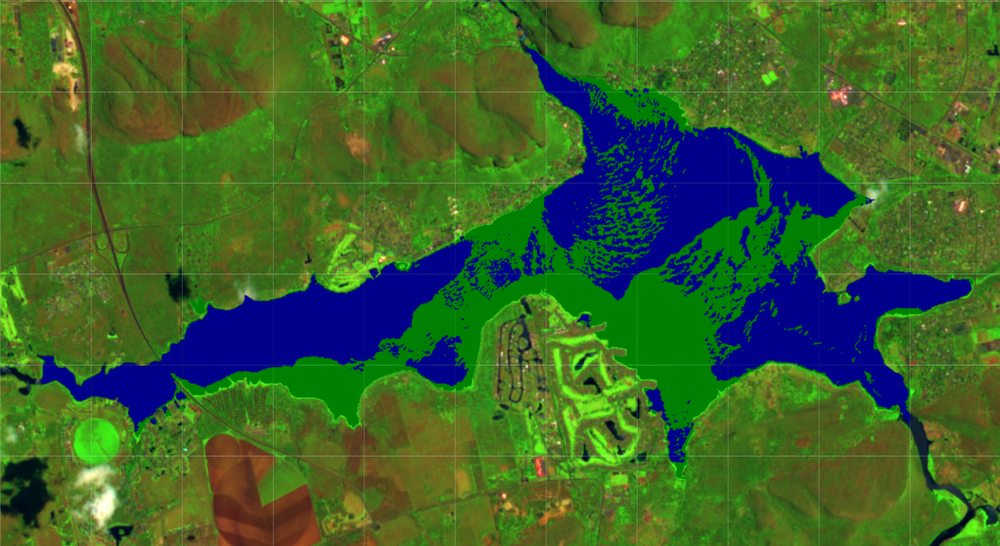
#> input picture Backend Code/test_images/20230104_Sentinel2_Hartbeespoort.png, 1000 x 546 px, shrunk from 1407 x 768 before the run; its folder holds only this picture in this run
$ python -i preprocessing_image.py   (imports and definitions only)
#> lines starting #> are read from the running program, lines starting #| are printed output that depends on the picture; after the words box and inside, x2 and y2 are one past the last pixel; in counts of white or black regions, pixels touching at a corner belong together
import cv2
import glob
import datetime
import numpy as np
import pandas as pd

from cv2.typing import MatLike
from typing import Sequence

DEBUG: bool = False
KERNEL_SIZE: int = 3
EROSION_DILATION_ITR: int = 1
LARGEST_BLOBS_TRACKED: int = 3


# [16 lines left out: function get_all_images_in_folder, not called in this run]


def convert_image_to_dataframe_row(image_path: str) -> pd.DataFrame:
    # Read the image from the file
    image: MatLike = cv2.imread(image_path)
#> image is the input picture: shape (546, 1000, 3); mean B, G, R 43.2, 98.5, 59.4

    if DEBUG:  # Display the image
        cv2.imshow(f"{image_path} - Full Res", image)
        cv2.waitKey(0)

    # Blurring the image to try reduce noise
    smoothed_image: MatLike = cv2.GaussianBlur(image, (KERNEL_SIZE, KERNEL_SIZE), 0)

    if DEBUG:
        cv2.imshow(f"{image_path} - Smoothed", smoothed_image)
        cv2.waitKey(0)

    # Detecting and green of the lake
    # Perfect green and blue have a hue of 120 and 240 respectively
    # OpenCV HSV maximum hue value is 360/2, so perfects are 60 and 120 respectively
    # https://docs.opencv.org/4.x/da/d97/tutorial_threshold_inRange.html
    hsv_image: MatLike = cv2.cvtColor(smoothed_image, cv2.COLOR_BGR2HSV)
#> hsv_image: shape (546, 1000, 3); mean H, S, V 54.5, 199.7, 117.2

    # Threshold values were obtained emperically
    # These thresholds are ideal for the Sentinel2 optical image
    lower_green: np.ndarray = np.array([55, 50, 112])  # Value is set to around 50%, because the BGR value of the green surface is 0, 128, 0
    upper_green: np.ndarray = np.array([65, 255, 144])  # With a max value of 256, 128 is exactly this 50%

    # [7 lines of commented-out code are left out]

    mask_green: MatLike = cv2.inRange(hsv_image, lower_green, upper_green)
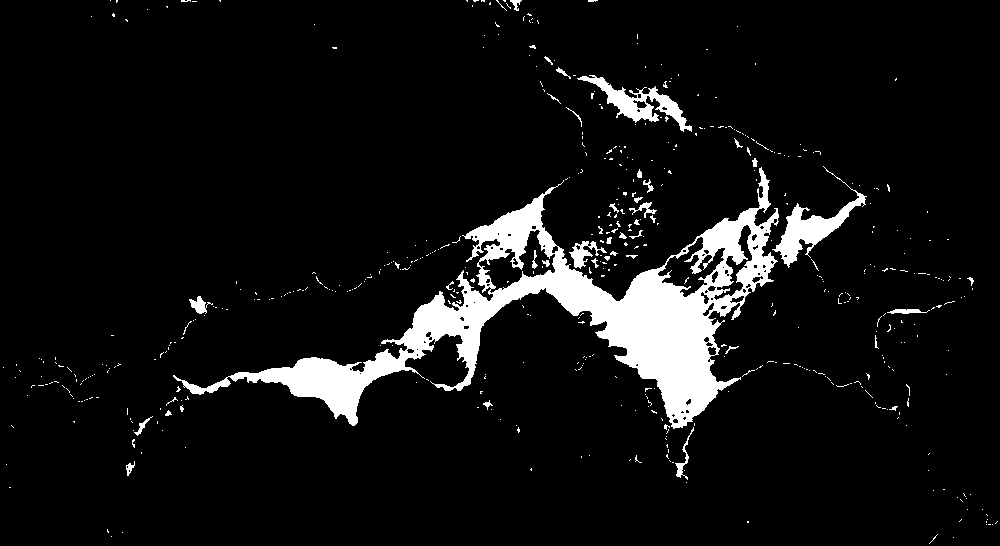
#> mask_green: shape (546, 1000); 7.3% white; 524 white regions (483 under 20 px), largest, box (x1, y1, x2, y2) and area: (173, 167, 779, 429) 31962, (772, 166, 867, 268) 2096, (577, 75, 692, 132) 1771

    if DEBUG:
        cv2.imshow(f"{image_path} - Green Mask", mask_green)
        cv2.waitKey(0)

    # Eroding and dilating the image to clear noise
    kernel: np.ndarray = np.ones((KERNEL_SIZE, KERNEL_SIZE), np.uint8)
    noise_cleared_image: MatLike = cv2.dilate(
        cv2.erode(
            mask_green,
            kernel,
            iterations=EROSION_DILATION_ITR),
        kernel,
        iterations=EROSION_DILATION_ITR)
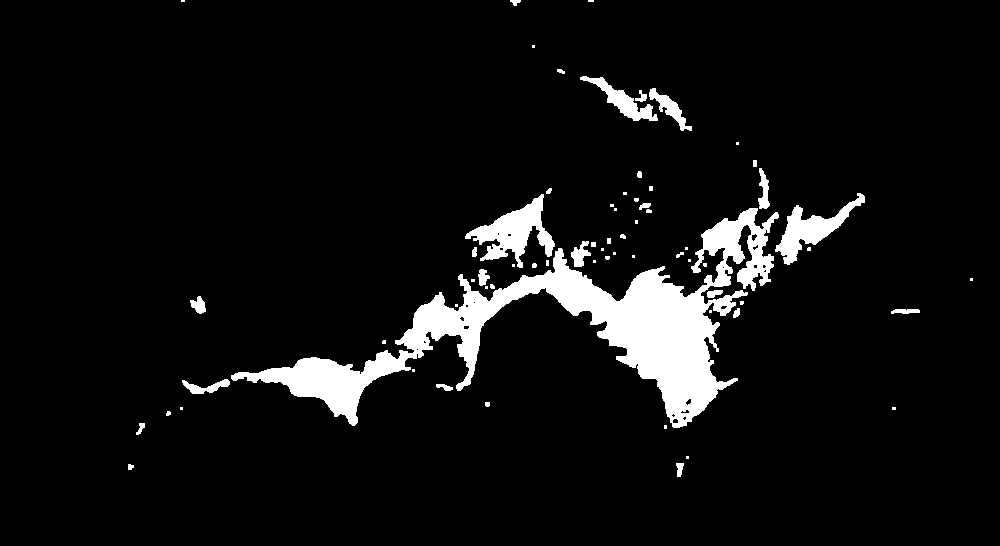
#> noise_cleared_image: shape (546, 1000); 6.6% white; 67 white regions (32 under 20 px), largest, box (x1, y1, x2, y2) and area: (231, 208, 779, 428) 27039, (465, 194, 555, 268) 2629, (775, 193, 865, 265) 1974

    if DEBUG:
        cv2.imshow(f"{image_path} - Erosion & Dilation ({EROSION_DILATION_ITR} times, Kernel size: {KERNEL_SIZE})", noise_cleared_image)
        cv2.waitKey(0)

    # Dilating and eroding to fill gaps
    kernel: np.ndarray = np.ones((KERNEL_SIZE, KERNEL_SIZE), np.uint8)
    gap_filled_image: MatLike = cv2.erode(
        cv2.dilate(
            noise_cleared_image,
            kernel,
            iterations=EROSION_DILATION_ITR),
        kernel,
        iterations=EROSION_DILATION_ITR)
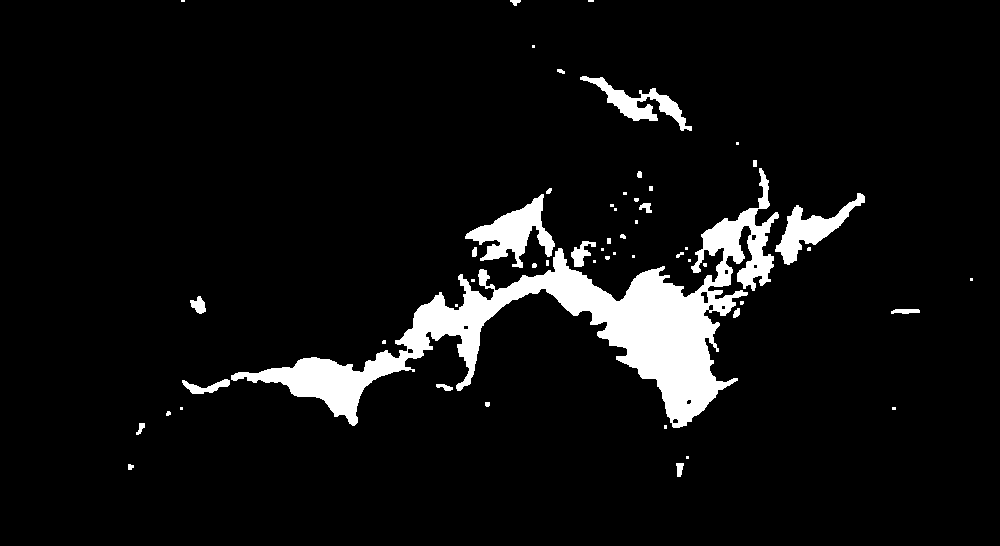
#> gap_filled_image: shape (546, 1000); 6.6% white; 55 white regions (28 under 20 px)

    if DEBUG:
        cv2.imshow(f"{image_path} - Dilation & Erosion ({EROSION_DILATION_ITR} times, Kernel size: {KERNEL_SIZE})", gap_filled_image)
        cv2.waitKey(0)

    # Detecting the contours of the shapes in the image
    # https://docs.opencv.org/4.x/dd/d49/tutorial_py_contour_features.html
    contours_return: tuple[Sequence[MatLike], MatLike] = cv2.findContours(gap_filled_image, cv2.RETR_TREE, cv2.CHAIN_APPROX_SIMPLE)
#> contours_return = 65 contours, 43 with area under 20; largest, box (x1, y1, x2, y2) and area: (231, 168, 779, 428) 26712, (465, 194, 555, 268) 2502, (775, 193, 865, 265) 1849, (580, 76, 692, 131) 1488, (182, 379, 230, 394) 277
    contours: list[MatLike] = list(contours_return[0])
#> contours has the same summary as contours_return
    contours.sort(key=lambda item: cv2.contourArea(item), reverse=True)

    # Draw the x amount largest contours, these are the ones we are going to keep track of
    i: int = 0
    selected_shapes: int = 0
    resulting_ellipses: pd.DataFrame = pd.DataFrame(columns=["center_x", "center_y", "x_axis_length", "y_axis_length", "angle"])
    while selected_shapes < LARGEST_BLOBS_TRACKED:
        # Finding center point of the shape
        M: dict[str, float] = cv2.moments(contours[i])
        if M['m00'] != 0:
            x = int(M['m10']/M['m00'])
            y = int(M['m01']/M['m00'])

            # Check if the contours is surrounding an area of plant mass or not (if plant mass pixel value will be 255)
            if gap_filled_image[y, x] != 0:
                cv2.drawContours(image, [contours[i]], 0, (0, 0, 255), 2)
                cv2.putText(image, f"Contour_center ({x},{y})", (x, y), cv2.FONT_HERSHEY_SIMPLEX, 0.5, (0, 0, 255), 1)

                # Fitting an ellipse to the contour of the plant masses, this returns the rotated rectangle in which the ellipse is inscribed
                ellipse: tuple[Sequence[float], Sequence[int], float] = cv2.fitEllipse(contours[i])
                cv2.ellipse(image, ellipse, (0, 255, 0), 2)
                cv2.putText(image, f"Ellipse_center ({int(ellipse[0][0])},{int(ellipse[0][1])})",
                            (int(ellipse[0][0]), int(ellipse[0][1])), cv2.FONT_HERSHEY_SIMPLEX, 0.5, (0, 255, 0), 1)

                # Adding a new row to the dataframe with the center coordinates, axes lengths and angle of the ellipse
                resulting_ellipses.loc[len(resulting_ellipses.index)] = [ellipse[0][0], ellipse[0][1], ellipse[1][0], ellipse[1][1], ellipse[2]]
                selected_shapes += 1
        i += 1
#> this loop made 6 passes
#> (x, y, ellipse) on passes 2, 3, 6: (513, 231, ((514.2, 233), (58.76, 81.33), 74.97)), (810, 229, ((816.8, 219), (41.18, 105.6), 47.28)), (580, 253, ((580.9, 253.5), (16.21, 29), 41.2))
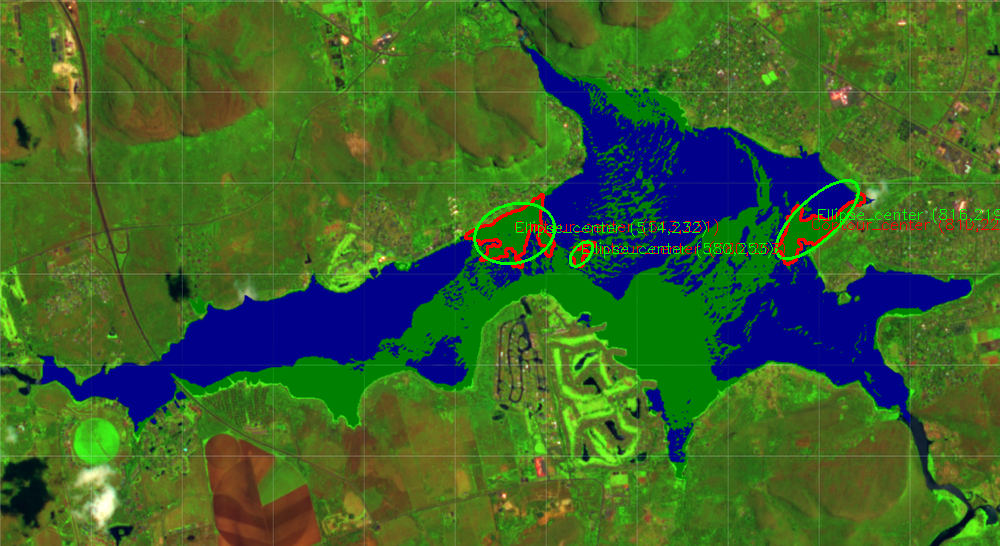
#> image: shape (546, 1000, 3); 1.09% of pixels changed, all inside (x1, y1, x2, y2) = (464, 179, 1000, 269)
#> after the loop, i = 6; selected_shapes = 3

    if DEBUG:
        cv2.imshow(f"{image_path} Original Image - {LARGEST_BLOBS_TRACKED} Largest Contours Drawn", image)
        cv2.waitKey(0)

    # Creating a new dataframe where all ellipses are in a single record
    single_row_df: pd.DataFrame = pd.DataFrame()

    # Separating the date-time from the image name
#> (the run stopped early here; a loop or call above may not have finished)

$ run again, on Backend Code/test_images/20230109_Sentinel2_Hartbeespoort.png
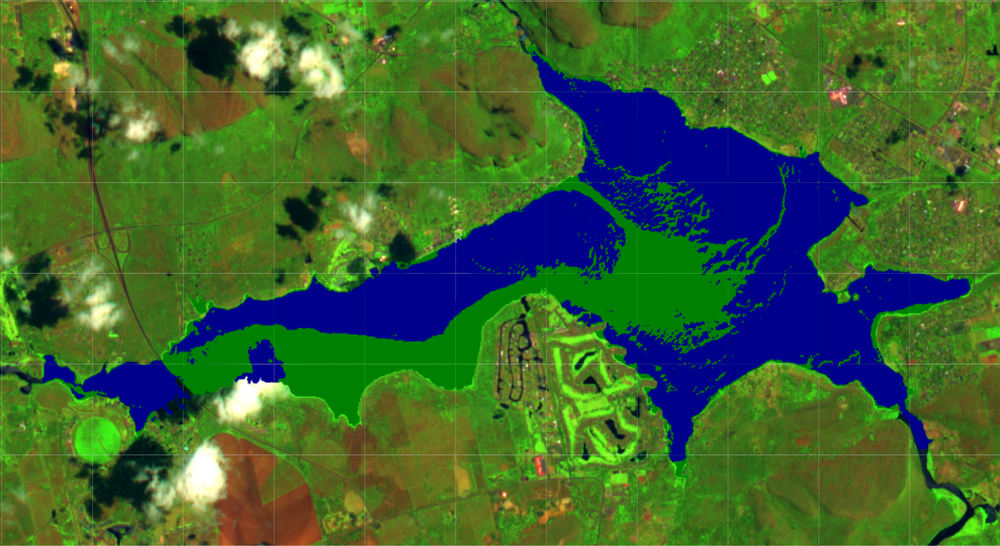
#> input picture Backend Code/test_images/20230109_Sentinel2_Hartbeespoort.png, 1000 x 546 px, shrunk from 1410 x 770 before the run
#> in convert_image_to_dataframe_row, image is the input picture: shape (546, 1000, 3); mean B, G, R 48.9, 99.7, 62.4
#> hsv_image: shape (546, 1000, 3); mean H, S, V 56.4, 197.5, 121.3
#> in convert_image_to_dataframe_row, `mask_green: MatLike = cv2.inRange(hsv_image, lower_green, upper_green)`:
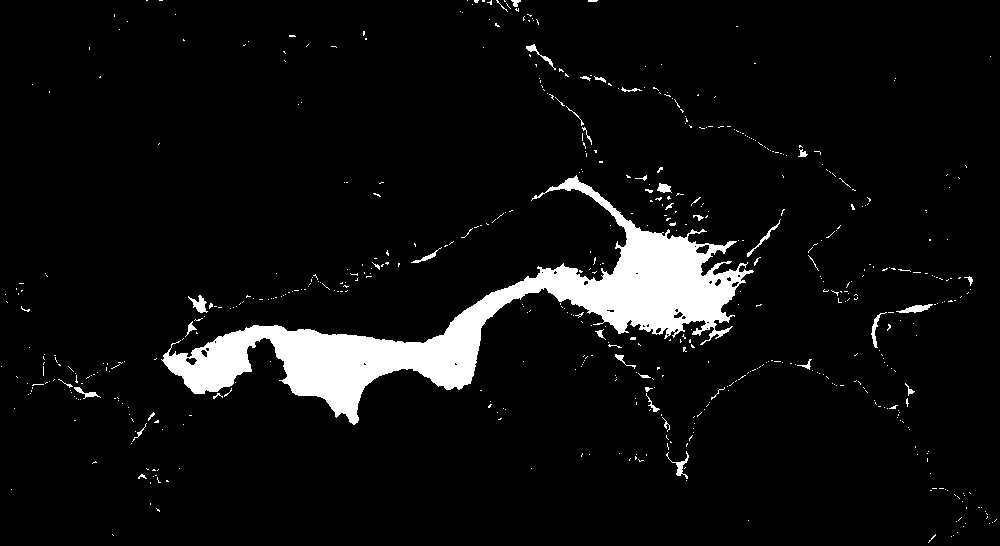
#> mask_green: shape (546, 1000); 6.2% white; 581 white regions (543 under 20 px), largest, box (x1, y1, x2, y2) and area: (161, 175, 754, 425) 29654, (188, 295, 208, 313) 166, (896, 304, 933, 313) 165
#> noise_cleared_image: shape (546, 1000); 5.6% white; 52 white regions (29 under 20 px), largest, box (x1, y1, x2, y2) and area: (163, 177, 753, 424) 28961, (901, 305, 930, 313) 149, (192, 296, 206, 313) 148
#> gap_filled_image: shape (546, 1000); 5.6% white; 48 white regions (26 under 20 px)
#> contours_return = 53 contours, 34 with area under 20; largest, box (x1, y1, x2, y2) and area: (163, 177, 753, 424) 28338, (192, 296, 206, 313) 124, (901, 305, 930, 313) 120, (872, 315, 880, 347) 82, (658, 184, 670, 192) 69
#> contours has the same summary as contours_return
#> the loop in convert_image_to_dataframe_row, `while selected_shapes < LARGEST_BLOBS_TRACKED:` made 3 passes
#> (x, y, ellipse) on passes 1 to 3: (481, 322, ((460.7, 298.6), (195.5, 514.4), 82.42)), (199, 304, ((199.3, 303.7), (11.3, 17.33), 153.1)), (915, 308, ((916, 308.4), (6.33, 27.87), 79.44))
#> after the loop in convert_image_to_dataframe_row, `while selected_shapes < LARGEST_BLOBS_TRACKED:`:
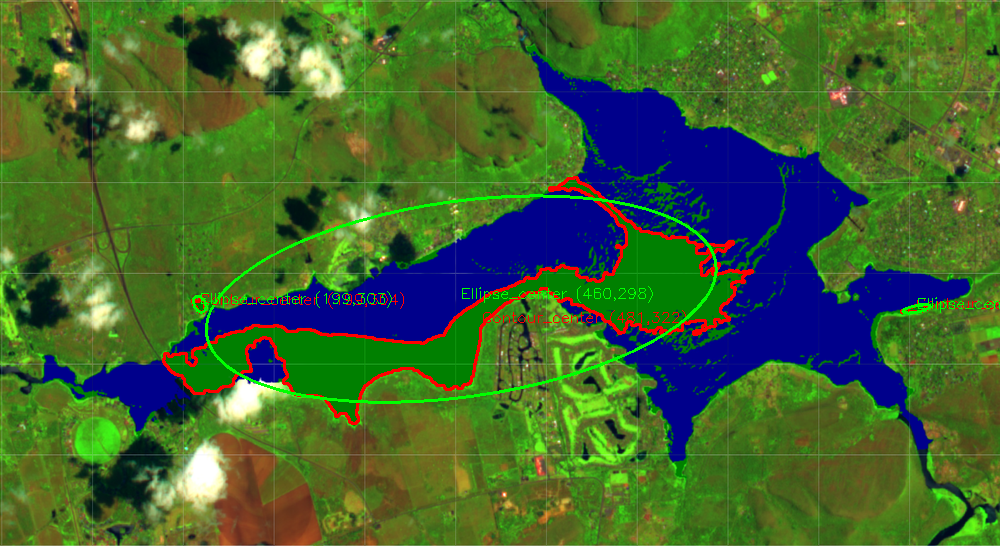
#> image: shape (546, 1000, 3); 2.28% of pixels changed, all inside (x1, y1, x2, y2) = (162, 176, 1000, 425)
#> after the loop in convert_image_to_dataframe_row, `while selected_shapes < LARGEST_BLOBS_TRACKED:`: i = 3

$ run again, on Backend Code/test_images/20230111_Sentinel2_Hartbeespoort.png
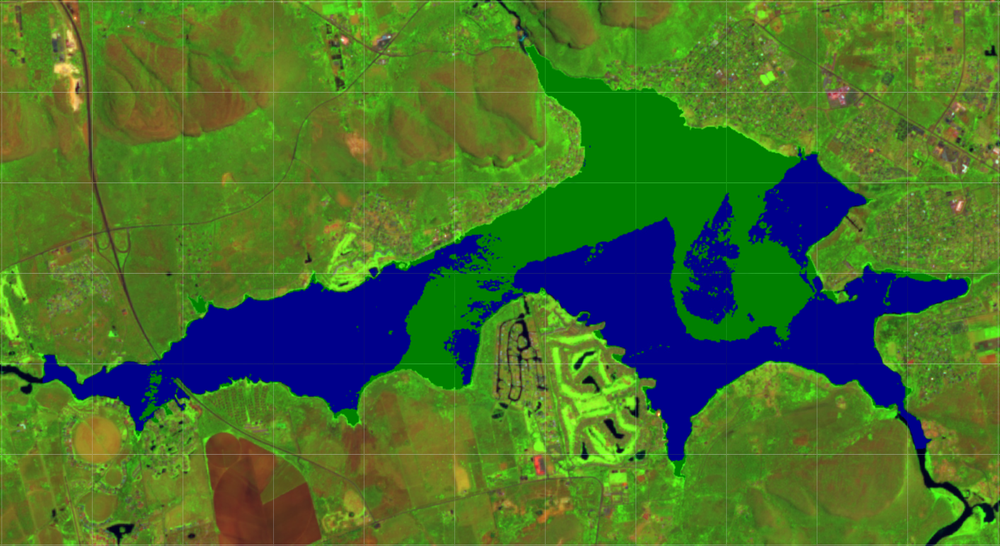
#> input picture Backend Code/test_images/20230111_Sentinel2_Hartbeespoort.png, 1000 x 546 px, shrunk from 1413 x 772 before the run
#> in convert_image_to_dataframe_row, image is the input picture: shape (546, 1000, 3); mean B, G, R 45.2, 110.6, 70.6
#> hsv_image: shape (546, 1000, 3); mean H, S, V 52.9, 200, 129.7
#> in convert_image_to_dataframe_row, `mask_green: MatLike = cv2.inRange(hsv_image, lower_green, upper_green)`:
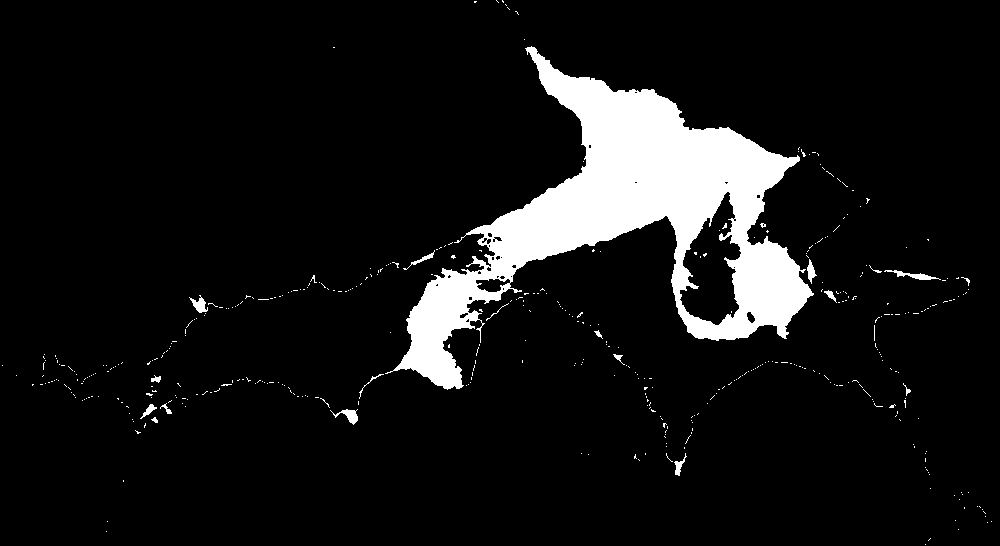
#> mask_green: shape (546, 1000); 8.5% white; 449 white regions (430 under 20 px), largest, box (x1, y1, x2, y2) and area: (385, 46, 814, 390) 43926, (884, 270, 941, 280) 192, (330, 409, 358, 425) 173
#> noise_cleared_image: shape (546, 1000); 8.1% white; 23 white regions (6 under 20 px), largest, box (x1, y1, x2, y2) and area: (395, 47, 813, 389) 43404, (342, 410, 358, 424) 145, (192, 298, 206, 313) 138
#> gap_filled_image: shape (546, 1000); 8.2% white; 22 white regions (6 under 20 px)
#> contours_return = 29 contours, 14 with area under 20; largest, box (x1, y1, x2, y2) and area: (395, 47, 813, 389) 47518, (679, 192, 741, 326) 4962, (342, 410, 358, 424) 123, (192, 298, 206, 313) 118, (807, 262, 815, 280) 82
#> contours has the same summary as contours_return
#> the loop in convert_image_to_dataframe_row, `while selected_shapes < LARGEST_BLOBS_TRACKED:` made 4 passes
#> (x, y, ellipse) on passes 1, 3, 4: (635, 220, ((608.8, 269.9), (324, 414.1), 21.79)), (350, 415, ((347.5, 409.1), (11.04, 33.44), 149.1)), (199, 304, ((199.6, 304.8), (12.41, 15.02), 129.9))
#> after the loop in convert_image_to_dataframe_row, `while selected_shapes < LARGEST_BLOBS_TRACKED:`:
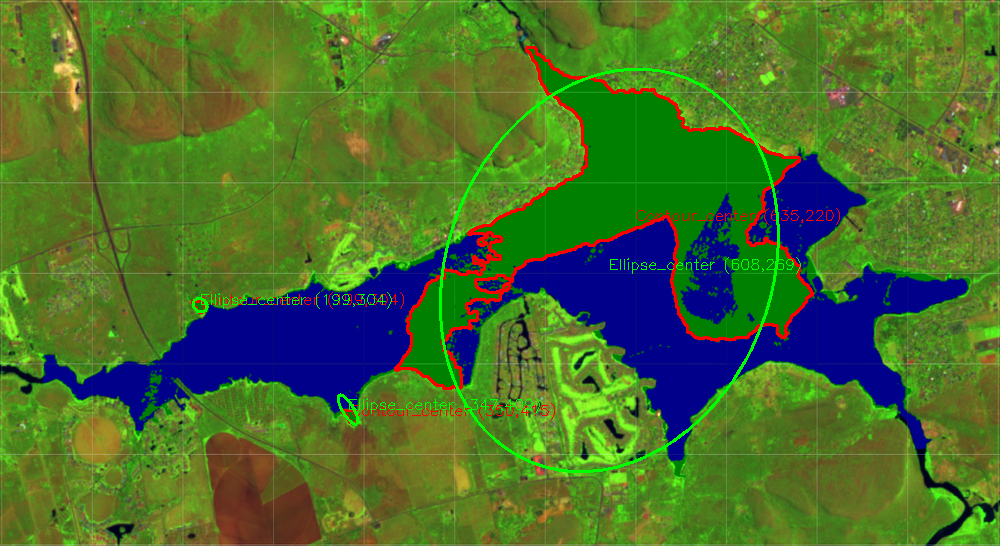
#> image: shape (546, 1000, 3); 2.36% of pixels changed, all inside (x1, y1, x2, y2) = (191, 46, 840, 473)
#> after the loop in convert_image_to_dataframe_row, `while selected_shapes < LARGEST_BLOBS_TRACKED:`: i = 4; selected_shapes = 3
